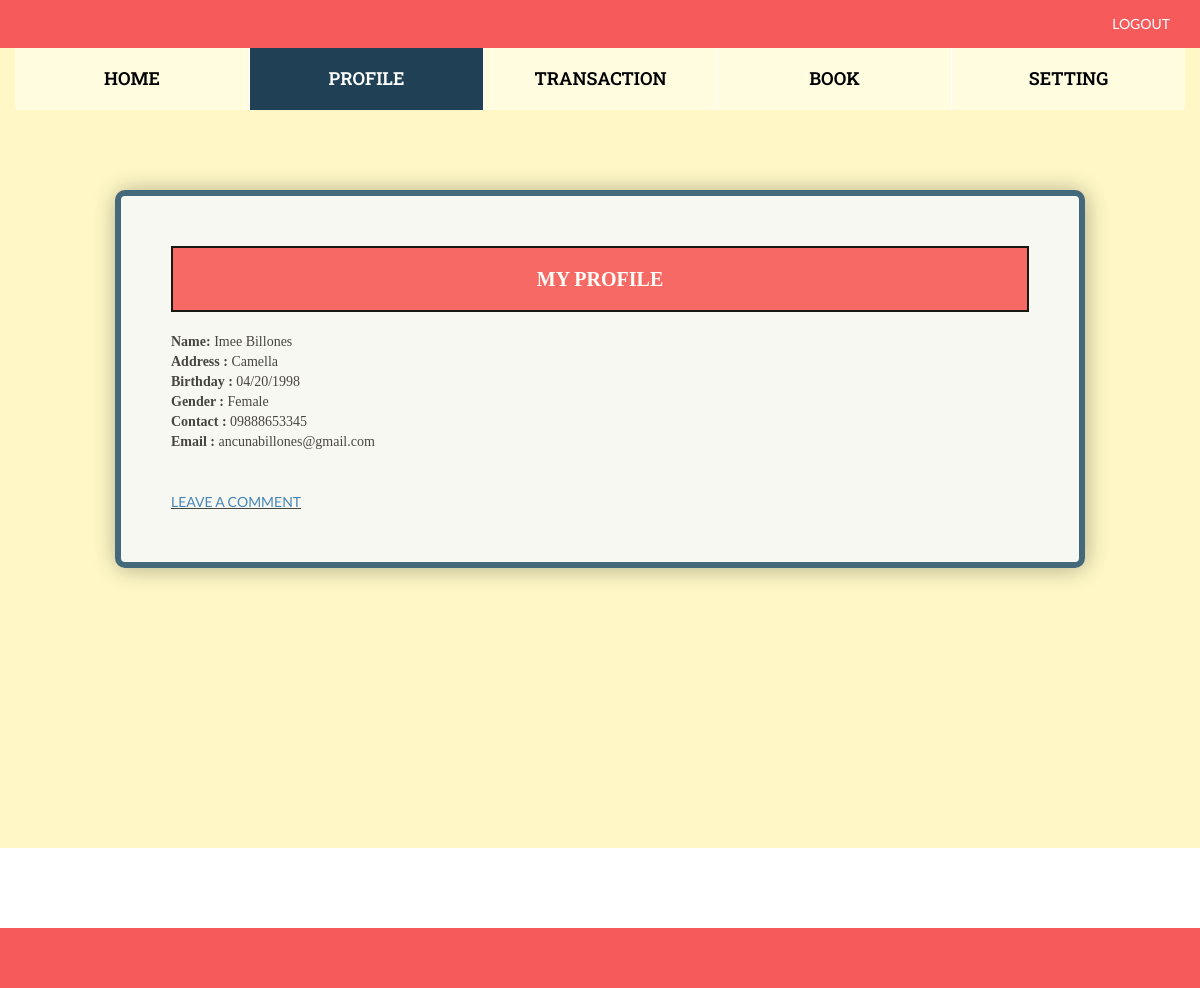
The app's page /profile.php (signed in) with its own data.
### tables this page shows
CREATE TABLE IF NOT EXISTS `clientsrecord` (
  `id` bigint(255) NOT NULL,
  `name` varchar(200) NOT NULL,
  `address` varchar(200) NOT NULL,
  `bday` varchar(200) NOT NULL,
  `gender` varchar(200) NOT NULL,
  `contact` varchar(100) NOT NULL,
  `email` varchar(200) NOT NULL,
  `password` varchar(200) NOT NULL,
  `question` varchar(200) NOT NULL,
  `answer` varchar(200) NOT NULL,
  `type` varchar(200) NOT NULL,
  `clienttype` varchar(200) NOT NULL,
  `activated` varchar(200) NOT NULL
);

### profile.php (the view, shortened to what this page needs)
<?php
if (isset($_SESSION['type']))
{
	if ($_SESSION['type']== member){
      $email = $_SESSION['email'];
	}else
	 header("location: login.php");
}
 else
 header("location: login.php");
include 'dbcon.php';
$sql = "SELECT * FROM clientsrecord WHERE email='$email' ";
   $result = $conn->query($sql);
    if ($result->num_rows > 0)
    {
       while($row = $result->fetch_assoc())
      {
$name = $row['name'];
$address = $row['address'];
$bday = $row['bday'];
$gender = $row['gender'];
$contact = $row['contact'];
$email = $row['email'];
}
}
?>
<!DOCTYPE html>
<html>
<head>
			<link href="css/bootstrap.css" rel="stylesheet">
      <link href="css/clientlogin.css" rel="stylesheet" type="text/css" media="all" />
</head>
<body style="background-image:s background:#FFF8C6;">
<div class="header">
	<div class="container">
		<div class="top-header">
					<ul class="pull-right">
						<a href="logout.php" style="color:white;">LOGOUT</a>
					</ul>
				</div>
				<div class="clearfix"></div>
		</div>
	</div>
<div class="banner two">
<div class="banner-slider">
	<div class="banner-pos">
						<div class="container" style="width: 100%; height: 100%;">
							<div class="navigation text-center">
									<ul class="nav1">
										<li><a href="index-loggedin.php">HOME</a></li>
										<li><a class="active" href="profile.php">PROFILE</a></li>
										<li><a href="transaction.php">TRANSACTION</a></li>
										<li><a href="clientbook.php">BOOK</a></li>
										<li><a href="usersetting.php">SETTING</a></li>
										<div class="clearfix"></div>
									</ul>
							</div>
							</div>
							<br><br>
<div class="container" style="padding-left:100px; padding-right: 100px; padding-top: 0px; padding-bottom: 5px;">
 <div class="portlet light"
 style="border:2px solid black;
 padding:50px;
 border: 6px solid #305a72;
	box-shadow:1px 1px 25px rgba(0,0,0,0.35);
	border-radius:10px;
	background-color:#f8f8f8;
	opacity: .9;filter: alpha(opacity=80);">
        <h2 style="font-family:Verdana;font-size:20px;"><b><div style="border:2px solid black;padding:20px; background-color:#f65a5b; color: white; text-align: center;"> MY PROFILE </div></b></h2>
            <p style="font-family:Verdana;"><b> Name: </b> <?php echo $name; ?> </p>
            <p style="font-family:Verdana;"><b> Address : </b> <?php echo $address; ?> </p>
            <p style="font-family:Verdana;"><b> Birthday : </b> <?php echo $bday; ?></p>
            <p style="font-family:Verdana;"><b> Gender : </b> <?php echo $gender; ?></p>
            <p style="font-family:Verdana;"><b> Contact : </b> <?php echo $contact; ?></p>
            <p style="font-family:Verdana;"><b> Email : </b> <?php echo $email; ?></p>
      <br>
      <u><a href="comment.php">LEAVE A COMMENT</a></u>
      <br>
      </div>
    </div>
</div>
</div>
</div>
<br><br><br><br>
<div class="footer">
	<div class="container">
		<div class="footer-right">
			<ul>
<br><br>
			</ul>
		</div>
		<div class="clearfix"></div>
	</div>
</div>
</body>
</html>

### css/clientlogin.css (style rules this page uses)
body { font-family: 'Lato', sans-serif !important; margin:0; padding:0; background:#fff; color: #333; }
body a { transition:0.5s all; -webkit-transition:0.5s all; -moz-transition:0.5s all; -o-transition:0.5s all; -ms-transition:0.5s all; }
h1,h2,h3,h4,h5,h6 { margin:0; }
p { margin:0; }
ul { margin:0; padding:0; }
.header { padding:14px 0; background:#f65a5b; }
.banner { background-size:cover; -webkit-background-size: cover; -o-background-size: cover; -ms-background-size: cover; -moz-background-size: cover; min-height: 800px; }
.banner.two { background:#FFF8C6; background-size:cover; -webkit-background-size: cover; -o-background-size: cover; -ms-background-size: cover; -moz-background-size: cover; }
.banner-slider { position:relative; }
.navigation { background: rgba(255, 255, 255, 0.45); }
.navigation ul { padding:0; margin:0; text-align:center; }
.navigation ul li { border-left:1px solid #fff; display:inline-block; float:left; width: 20%; }
.navigation ul li:first-child { border:none; }
.navigation ul li a { color: #000; font-family: 'Roboto Slab', serif; font-size: 18px; font-weight: 600; text-decoration: none; display: block; padding: 18px 0; }
.navigation ul li a:hover ,.navigation ul li a.active { color: #fff; background: #204056; }
.footer { background:#f65a5b; padding:10px 0; }
.footer-right { float:right; width:24%; }
.footer-right ul { margin:0; padding:0; }
.float-right, .pull-right { float: right!important; }
.open>.dropdown-menu h1,h2,h3,h4,h5,h6 { font-weight:300; margin-bottom: }

### records on screen
clientsrecord: name "Imee Billones", address "Camella", bday "04/20/1998", gender "Female", contact "09888653345", email "ancunabillones@gmail.com"
